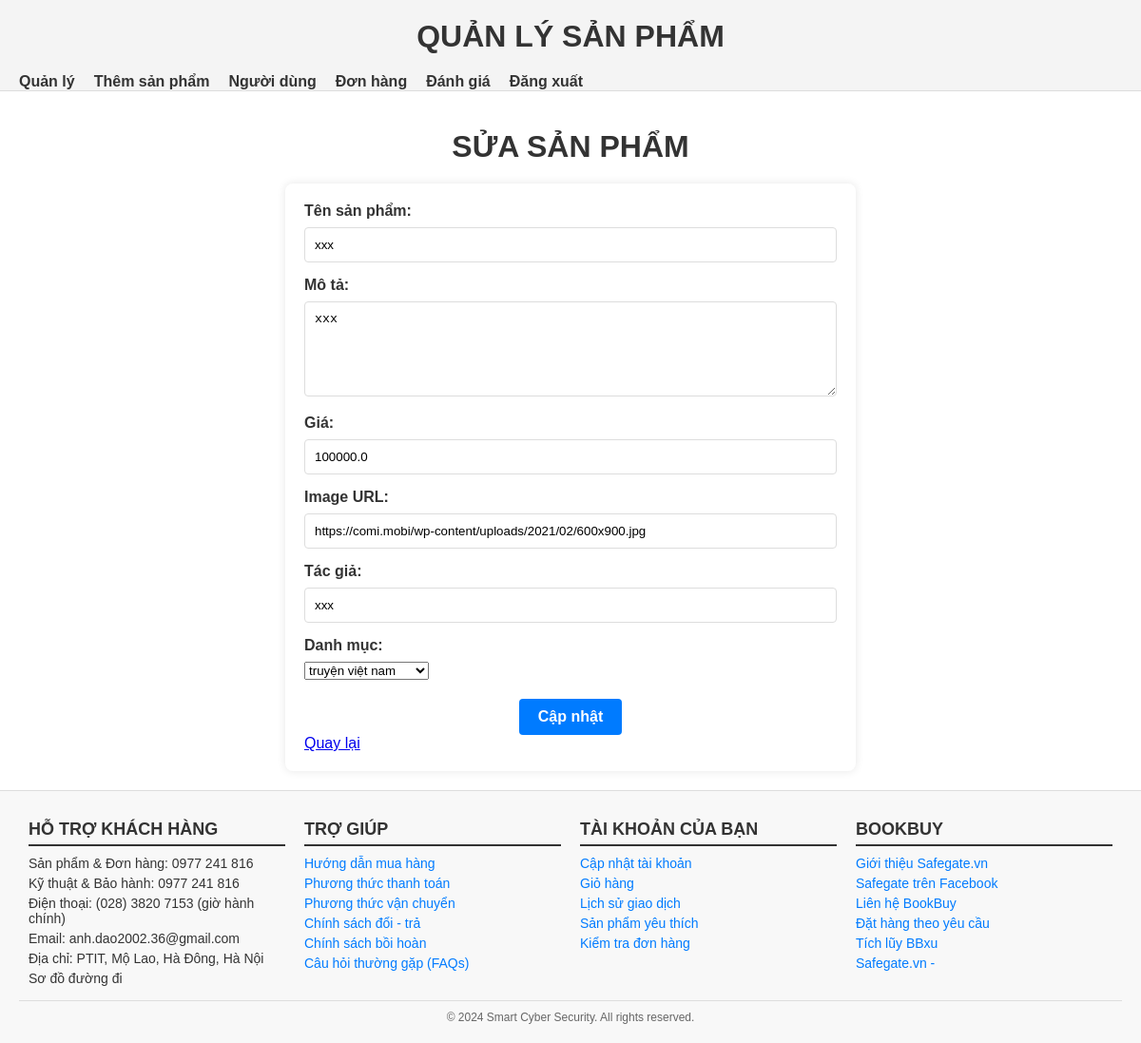
Page /admin/products/edit/1 (signed in) on the committed database.
### models.py (models this page shows)
class Product(db.Model):
    id = db.Column(db.Integer, primary_key=True)
    name = db.Column(db.String(100), nullable=False)
    description = db.Column(db.Text, nullable=True)
    price = db.Column(db.Float, nullable=False)
    image_url = db.Column(db.String(200), nullable=True)
    author = db.Column(db.String(100), nullable=False)
    category_id = db.Column(db.Integer, db.ForeignKey('category.id'), nullable=False)
    created_at = db.Column(db.DateTime, default=datetime.utcnow)
    category = db.relationship('Category', back_populates='products')

class Category(db.Model):
    id = db.Column(db.Integer, primary_key=True)
    name = db.Column(db.String(100), nullable=False, unique=True)
    products = db.relationship('Product', back_populates='category', lazy=True)

### app.py (the view, shortened to what this page needs)
@app.route('/admin/products/edit/<int:product_id>', methods=['GET', 'POST'])
def admin_edit_product(product_id):
    if 'user_id' not in session:
        flash('Bạn cần đăng nhập để truy cập trang này.', 'danger')
        return redirect(url_for('login'))
    user = User.query.get(session['user_id'])
    if not user or not user.is_admin:
        flash('Bạn không có quyền truy cập trang này.', 'danger')
        return redirect(url_for('index'))
    product = Product.query.get_or_404(product_id)
    categories = Category.query.all()
    return render_template('admin_edit_product.html', product=product, categories=categories)

### app.py (called while the page is built)
@app.context_processor
def inject_user():
    current_user = None
    if 'user_id' in session:
        current_user = User.query.get(session['user_id'])
    return dict(current_user=current_user)

### templates/admin_edit_product.html
{% extends "admin_base.html" %}
{% block content %}
    <h1>SỬA SẢN PHẨM</h1>
    <link rel="stylesheet" href="/static/admin_add_product.css">
    <form action="{{ url_for('admin_edit_product', product_id=product.id) }}" method="post">
        <label for="name">Tên sản phẩm:</label>
        <input type="text" id="name" name="name" value="{{ product.name }}" required><br>
        <label for="description">Mô tả:</label>
        <textarea id="description" name="description">{{ product.description }}</textarea><br>
        <label for="price">Giá:</label>
        <input type="number" id="price" name="price" step="0.01" value="{{ product.price }}" required><br>
        <label for="image_url">Image URL:</label>
        <input type="text" id="image_url" name="image_url" value="{{ product.image_url }}"><br>
        <label for="author">Tác giả:</label>
        <input type="text" id="author" name="author" value="{{ product.author }}"><br>
        <label for="category">Danh mục:</label>
        <select id="category" name="category">
            {% for category in categories %}
                <option value="{{ category.id }}" {% if category.id == product.category_id %}selected{% endif %}>
                    {{ category.name }}
                </option>
            {% endfor %}
        </select><br>
        <button type="submit">Cập nhật</button>
        <a href="{{ url_for('admin_products') }}">Quay lại</a>
    </form>
{% endblock %}

### static/headerANDfooter.css (style rules this page uses)
body { font-family: Arial, sans-serif; margin: 0; padding: 0; box-sizing: border-box; display: flex; flex-direction: column; min-height: 100vh; }
* { margin: 0; padding: 0; box-sizing: border-box; }
h1 { margin-top: 20px; }

### static/admin_add_product.css (style rules this page uses)
form { max-width: 600px; margin: 0 auto; padding: 20px; background-color: #fff; border-radius: 8px; box-shadow: 0 0 10px rgba(0, 0, 0, 0.1); }
h1 { text-align: center; color: #333; margin-bottom: 20px; }
form label { display: block; margin-bottom: 8px; font-weight: bold; color: #333; }
form input[type="text"], form input[type="number"], form textarea { width: 100%; padding: 10px; margin-bottom: 15px; border: 1px solid #ddd; border-radius: 4px; box-sizing: border-box; }
form textarea { height: 100px; resize: vertical; }
form button { background-color: #007bff; color: #fff; padding: 10px 20px; border: none; border-radius: 4px; cursor: pointer; font-size: 16px; font-weight: bold; display: block; margin: 20px auto 0; }

### rows in the picture
Product: name "xxx", description "xxx", price "100000.0", image_url "https://comi.mobi/wp-content/uploads/2021/02/600x900.jpg", author "xxx", category "truyện việt nam"
